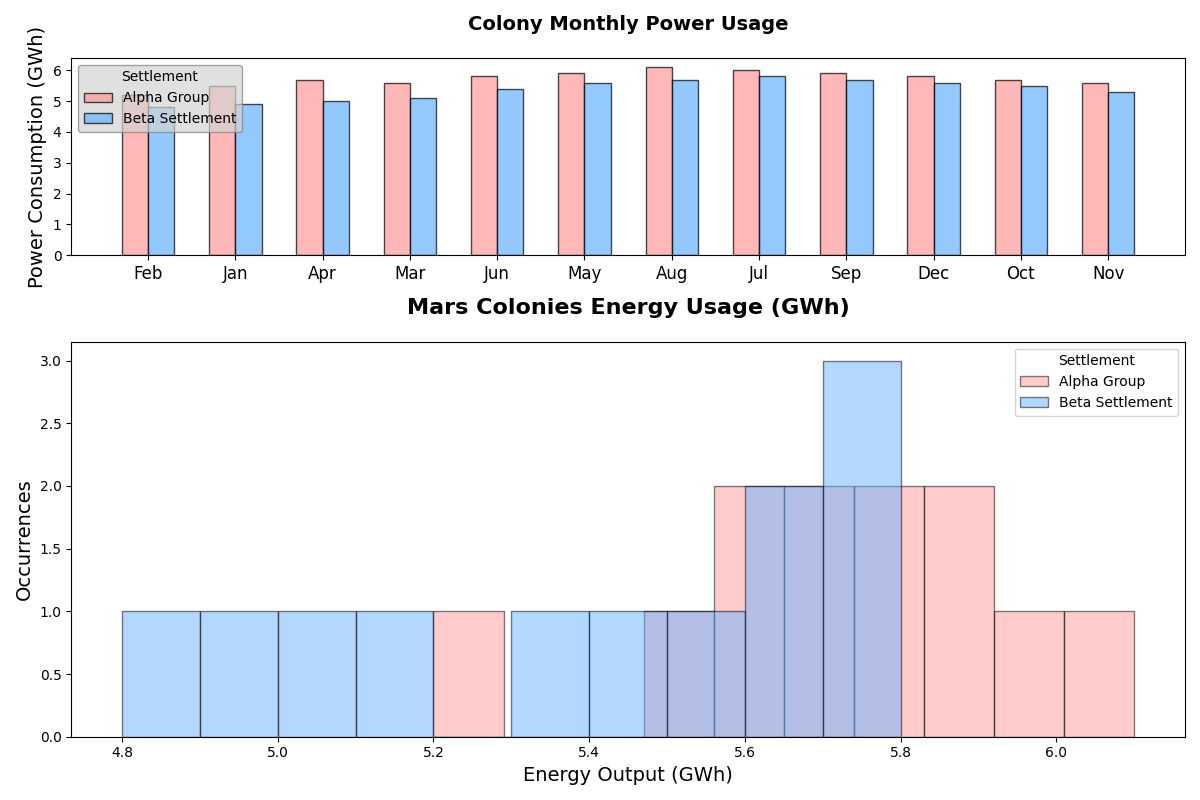

The Python source for this figure:
import matplotlib.pyplot as plt
import numpy as np

months = ['Feb', 'Jan', 'Apr', 'Mar', 'Jun', 'May', 'Aug', 'Jul', 'Sep', 'Dec', 'Oct', 'Nov']
colony_alpha = [5.2, 5.5, 5.7, 5.6, 5.8, 5.9, 6.1, 6.0, 5.9, 5.8, 5.7, 5.6]
colony_beta = [4.8, 4.9, 5.0, 5.1, 5.4, 5.6, 5.7, 5.8, 5.7, 5.6, 5.5, 5.3]

fig, axs = plt.subplots(2, 1, figsize=(12, 8), gridspec_kw={'height_ratios': [1, 2]})

ax1 = axs[1]
ax1.hist(colony_alpha, bins=10, edgecolor='black', color='#FF9999', alpha=0.5, label='Alpha Group')
ax1.hist(colony_beta, bins=10, edgecolor='black', color='#66B3FF', alpha=0.5, label='Beta Settlement')
ax1.set_title('Mars Colonies Energy Usage (GWh)', fontsize=16, fontweight='bold', pad=20)
ax1.set_xlabel('Energy Output (GWh)', fontsize=14)
ax1.set_ylabel('Occurrences', fontsize=14)
ax1.legend(title='Settlement', loc='upper right', fontsize=10)

ax2 = axs[0]
width = 0.3
months_indices = np.arange(len(months))

ax2.bar(months_indices - width / 2, colony_alpha, width, label='Alpha Group', edgecolor='black', color='#FF9999', alpha=0.7)
ax2.bar(months_indices + width / 2, colony_beta, width, label='Beta Settlement', edgecolor='black', color='#66B3FF', alpha=0.7)

ax2.set_title('Colony Monthly Power Usage', fontsize=14, fontweight='bold', pad=20)
ax2.set_xticks(months_indices)
ax2.set_xticklabels(months, fontsize=12)
ax2.set_ylabel('Power Consumption (GWh)', fontsize=14)
ax2.legend(title='Settlement', loc='upper left', fontsize=10, edgecolor='gray', facecolor='lightgrey', framealpha=0.7)

plt.tight_layout()
plt.show()
